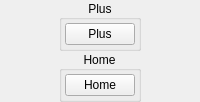
                            <widget class="QWidget" name="buttonMiscButtonsPlusHome" native="true">
                              <layout class="QVBoxLayout"
                                name="buttonMiscButtonsPlusHomeVerticalLayout">
                                <property name="spacing">
                                  <number>0</number>
                                </property>
                                <property name="leftMargin">
                                  <number>0</number>
                                </property>
                                <property name="topMargin">
                                  <number>0</number>
                                </property>
                                <property name="rightMargin">
                                  <number>0</number>
                                </property>
                                <property name="bottomMargin">
                                  <number>0</number>
                                </property>
                                <item alignment="Qt::AlignHCenter">
                                  <widget class="QGroupBox" name="buttonMiscButtonsPlusGroup">
                                    <property name="title">
                                      <string>Plus</string>
                                    </property>
                                    <property name="alignment">
                                      <set>Qt::AlignCenter</set>
                                    </property>
                                    <layout class="QVBoxLayout" name="buttonMiscPlusVerticalLayout">
                                      <property name="spacing">
                                        <number>3</number>
                                      </property>
                                      <property name="leftMargin">
                                        <number>3</number>
                                      </property>
                                      <property name="topMargin">
                                        <number>3</number>
                                      </property>
                                      <property name="rightMargin">
                                        <number>3</number>
                                      </property>
                                      <property name="bottomMargin">
                                        <number>3</number>
                                      </property>
                                      <item>
                                        <widget class="QPushButton" name="buttonPlus">
                                          <property name="minimumSize">
                                            <size>
                                              <width>68</width>
                                              <height>0</height>
                                            </size>
                                          </property>
                                          <property name="maximumSize">
                                            <size>
                                              <width>68</width>
                                              <height>16777215</height>
                                            </size>
                                          </property>
                                          <property name="styleSheet">
                                            <string notr="true">min-width: 68px;</string>
                                          </property>
                                          <property name="text">
                                            <string>Plus</string>
                                          </property>
                                        </widget>
                                      </item>
                                    </layout>
                                  </widget>
                                </item>
                                <item alignment="Qt::AlignHCenter">
                                  <widget class="QGroupBox" name="buttonMiscButtonsHomeGroup">
                                    <property name="title">
                                      <string>Home</string>
                                    </property>
                                    <property name="alignment">
                                      <set>Qt::AlignCenter</set>
                                    </property>
                                    <layout class="QVBoxLayout" name="buttonMiscHomeVerticalLayout">
                                      <property name="spacing">
                                        <number>3</number>
                                      </property>
                                      <property name="leftMargin">
                                        <number>3</number>
                                      </property>
                                      <property name="topMargin">
                                        <number>3</number>
                                      </property>
                                      <property name="rightMargin">
                                        <number>3</number>
                                      </property>
                                      <property name="bottomMargin">
                                        <number>3</number>
                                      </property>
                                      <item>
                                        <widget class="QPushButton" name="buttonHome">
                                          <property name="minimumSize">
                                            <size>
                                              <width>68</width>
                                              <height>0</height>
                                            </size>
                                          </property>
                                          <property name="maximumSize">
                                            <size>
                                              <width>68</width>
                                              <height>16777215</height>
                                            </size>
                                          </property>
                                          <property name="styleSheet">
                                            <string notr="true">min-width: 68px;</string>
                                          </property>
                                          <property name="text">
                                            <string>Home</string>
                                          </property>
                                        </widget>
                                      </item>
                                    </layout>
                                  </widget>
                                </item>
                              </layout>
                            </widget>
